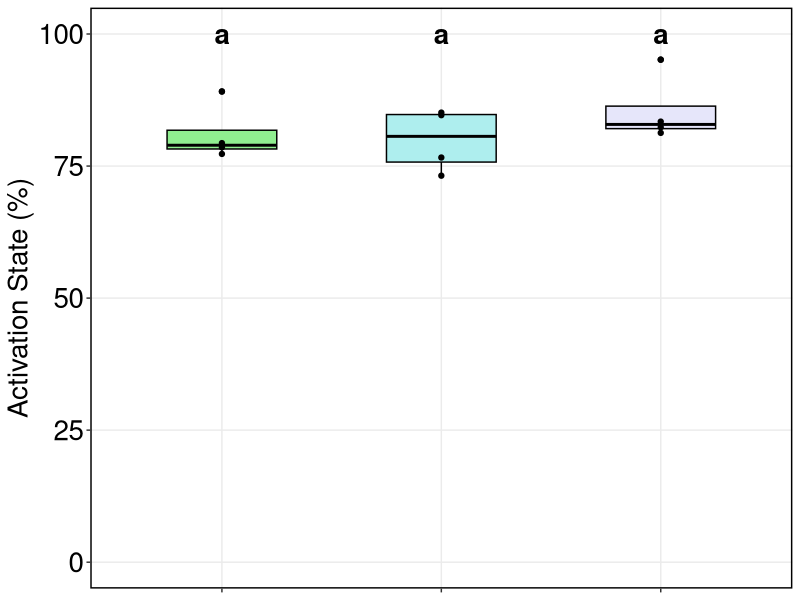
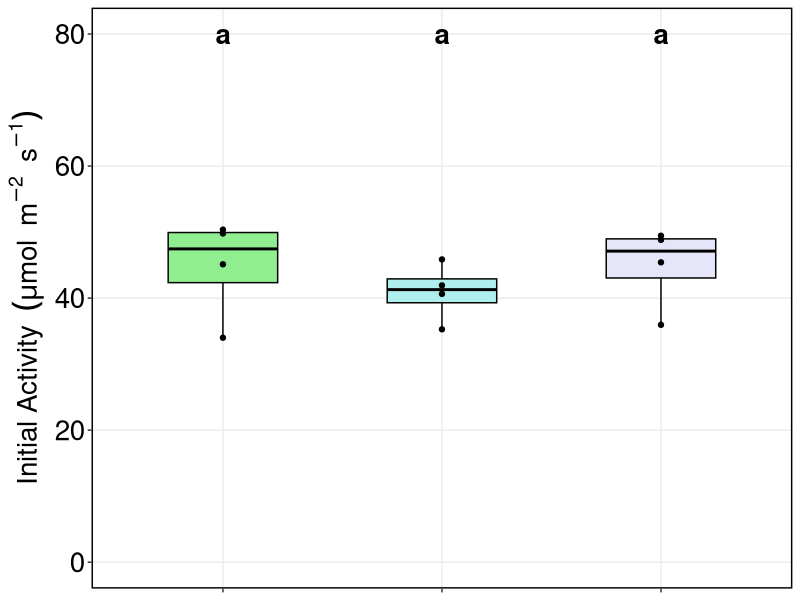
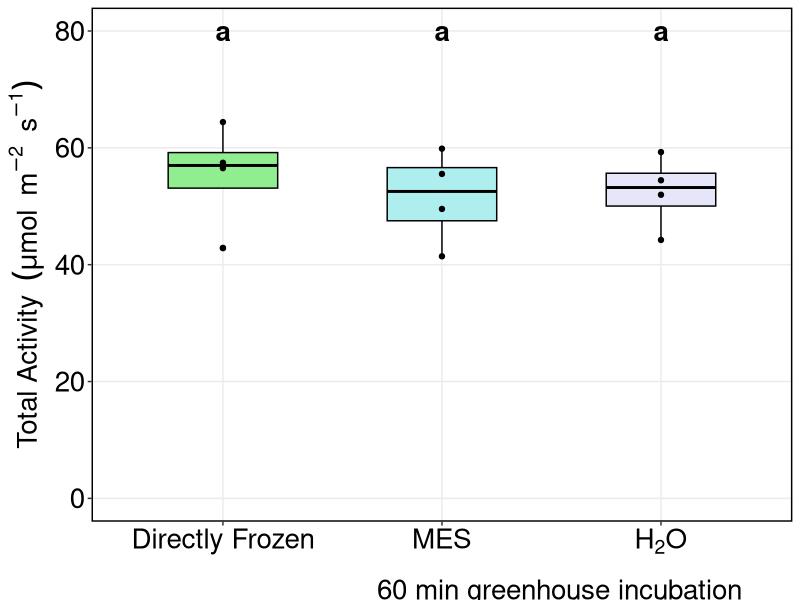
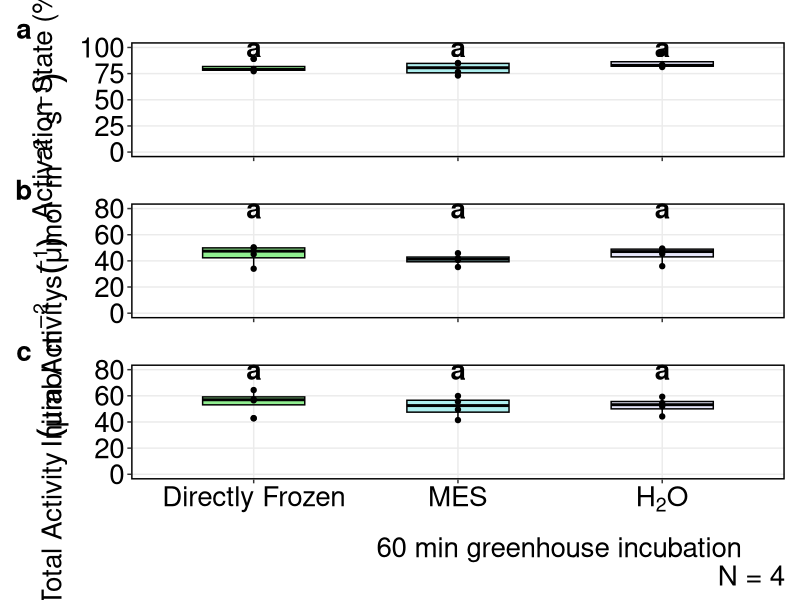
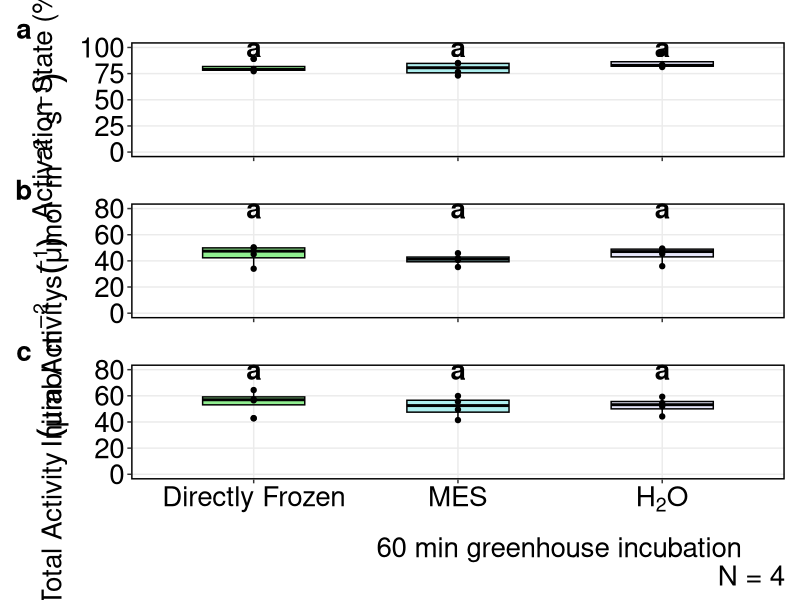

Reproduce these figures in R, in order.
####Comparing Method Type
#Suppl Fig 2 only Frozen and GH Lights ----
library(here)
library(ggplot2)
library(emmeans)
library(patchwork)

#This data from Leaf Disc Trial 2
LDT2 <- read.csv("data/Data_FigS2.csv")

#level_order_2 = c("Frozen", "Greenhouse Lights", "60min")
LDT2$Sample <- factor(LDT2$Sample)

lmLDT2_AS <- lm(Act.S ~ Sample, data=LDT2)
anova(lmLDT2_AS)
emmeans(lmLDT2_AS, pairwise ~ Sample)
#this is sig diff between the 20 min and 1 h incubation

lmLDT2_Vi <- lm(Vi ~ Sample, data=LDT2)
emmeans(lmLDT2_Vi, pairwise ~ Sample)
#ns

lmLDT2_Vt <- lm(Vt ~ Sample, data=LDT2)
emmeans(lmLDT2_Vt, pairwise ~ Sample)


fcols <- c("lightgreen", "paleturquoise2", "lavender")

##Title: Methods Compared
#SupplFig2A_ActS Methods Compared----
#Activation state figure 2A for Supplementary data
FigS2_ActS_buffer = ggplot(LDT2, aes(x=Sample, y=Act.S)) + 
  geom_boxplot(fill = fcols, color="black", width = 0.50) +
  geom_point() +
  xlab("Method") +
  ylab("Activation State (%)") +
  ylim(0,100) +
  scale_x_discrete(labels=c("FROZEN" = "Directly Frozen",
                            "MES" = "MES",
                            "WATER" = expression(H[2]*O)
                            )
                   ) + 
  annotate("text",
           x = c(1:3), y = 100, label="a",
           fontface = "bold", size = 7
  ) +
  theme_bw() +
  theme(
    axis.title.y = element_text(color = "black", size = 20),
    axis.text.y = element_text(color = 'black', size = 20),
    axis.title.x = element_blank(),
    axis.text.x = element_blank(),
    panel.grid.minor = element_line(size = NA),
    panel.grid.major = element_line(size = 0.5),
    panel.border = element_rect(colour = "black", fill = NA, size = 1)
    )

FigS2_ActS_buffer

#SupplFig2A2_Vi Methods Compared----
#Activation state figure 2A for Supplementary data
FigS2_Vi_buffer = ggplot(LDT2, aes(x=Sample, y=Vi)) + 
  geom_boxplot(fill = fcols, color = "black", width = 0.50) +
  geom_point() +
  xlab("Method") +
  ylab("Initial Activity"~~(mu*mol~~m^-2~~s^-1)) +
  ylim(0, 80) +
  theme_bw() +
  scale_x_discrete(labels = c("FROZEN" = "Directly Frozen",
                              "MES" = "MES",
                              "WATER" = expression(H[2]*O)
  )
  ) +
  annotate("text",
           x = c(1:3), y = 80, label="a",
           fontface = "bold", size = 7
  ) +
  theme(
    axis.title.y = element_text(color = "black", size = 20),
    axis.text.y = element_text(color = 'black', size = 20),
    axis.title.x = element_blank(),
    axis.text.x = element_blank(),
    panel.grid.minor = element_line(size = NA),
    panel.grid.major = element_line(size = 0.5),
    panel.border = element_rect(colour = "black", fill = NA, size = 1)
    )

FigS2_Vi_buffer


#SupplFig2A3_Vt Methods Compared----
#Activation state figure 2A for Supplementary data
FigS2_Vt_buffer = ggplot(LDT2, aes(x=Sample, y=Vt)) + 
  geom_boxplot(fill = fcols, color = "black", width = 0.50) +
  geom_point() +
  xlab("60 min greenhouse incubation") +
  ylab("Total Activity"~~(mu*mol~~m^-2~~s^-1)) +
  ylim(0, 80) +
  theme_bw() +
  scale_x_discrete(labels = c("FROZEN" = "Directly Frozen",
                              "MES" = "MES",
                              "WATER" = expression(H[2]*O)
  )
  ) +
  annotate("text",
           x = c(1:3), y = 80, label="a",
           fontface = "bold", size = 7
  ) +
  theme(
    axis.title = element_text(color = "black", size = 20),
    axis.text = element_text(color = 'black', size = 20),
    #This one is at the bottom of the layout, so it keeps its x-axis labels
    axis.title.x = element_text(vjust = -1, hjust = 0.85), 
    panel.grid.minor = element_line(size = NA),
    panel.grid.major = element_line(size = 0.5),
    panel.border = element_rect(colour = "black", fill = NA, size = 1)
  )

FigS2_Vt_buffer

Layout_RubiscoPaper_FigureS2 <- FigS2_ActS_buffer /
                                  FigS2_Vi_buffer /
                                    FigS2_Vt_buffer +
  plot_annotation(tag_levels = "a",
                  caption = "N = 4"
  ) &
  theme(plot.tag = element_text(size = 20, face =  "bold"),
        plot.caption = element_text(size = 20)
  )

Layout_RubiscoPaper_FigureS2

ggsave(here("output/FigureS2.pdf"),
       Layout_RubiscoPaper_FigureS2,
       width = 8, height = 15
)
